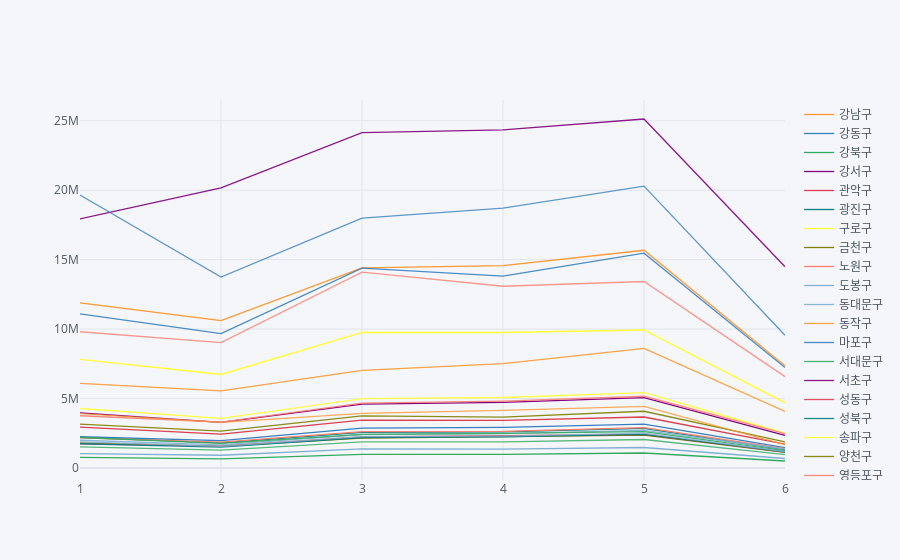

The notebook cell saved with this chart:
### Code cell
# x축 : 카드 사용 접수 월 > 1~6월
# y축 : 카드사용 월 별 각 구의 매출 발생 건수

card_gu_pivot2.iplot(kind='line')

### Figure 1 — Plotly figure (JSON) as saved in the notebook; plotly's stock layout.template omitted (floating-point values rounded to 4 significant figures)
{"data": [{"line": {"color": "rgba(255, 153, 51, 1.0)", "dash": "solid", "shape": "linear", "width": 1.3}, "mode": "lines", "name": "강남구", "text": "", "type": "scatter", "x": ["01", "02", "03", "04", "05", "06"], "y": [11890505, 10607989, 14399547, 14575330, 15673398, 7356048]}, {"line": {"color": "rgba(55, 128, 191, 1.0)", "dash": "solid", "shape": "linear", "width": 1.3}, "mode": "lines", "name": "강동구", "text": "", "type": "scatter", "x": ["01", "02", "03", "04", "05", "06"], "y": [2243566, 1958558, 2868228, 2912666, 3150215, 1457416]}, {"line": {"color": "rgba(50, 171, 96, 1.0)", "dash": "solid", "shape": "linear", "width": 1.3}, "mode": "lines", "name": "강북구", "text": "", "type": "scatter", "x": ["01", "02", "03", "04", "05", "06"], "y": [752969, 656233, 967828, 974359, 1073218, 496111]}, {"line": {"color": "rgba(128, 0, 128, 1.0)", "dash": "solid", "shape": "linear", "width": 1.3}, "mode": "lines", "name": "강서구", "text": "", "type": "scatter", "x": ["01", "02", "03", "04", "05", "06"], "y": [3957003, 3282732, 4587210, 4718057, 5054977, 2339074]}, {"line": {"color": "rgba(219, 64, 82, 1.0)", "dash": "solid", "shape": "linear", "width": 1.3}, "mode": "lines", "name": "관악구", "text": "", "type": "scatter", "x": ["01", "02", "03", "04", "05", "06"], "y": [2942820, 2437286, 3434597, 3428699, 3664304, 1710566]}, {"line": {"color": "rgba(0, 128, 128, 1.0)", "dash": "solid", "shape": "linear", "width": 1.3}, "mode": "lines", "name": "광진구", "text": "", "type": "scatter", "x": ["01", "02", "03", "04", "05", "06"], "y": [2202868, 1802197, 2560642, 2589655, 2843679, 1310243]}, {"line": {"color": "rgba(255, 255, 51, 1.0)", "dash": "solid", "shape": "linear", "width": 1.3}, "mode": "lines", "name": "구로구", "text": "", "type": "scatter", "x": ["01", "02", "03", "04", "05", "06"], "y": [7809806, 6727556, 9761422, 9750934, 9930268, 4686766]}, {"line": {"color": "rgba(128, 128, 0, 1.0)", "dash": "solid", "shape": "linear", "width": 1.3}, "mode": "lines", "name": "금천구", "text": "", "type": "scatter", "x": ["01", "02", "03", "04", "05", "06"], "y": [1796153, 1543124, 2150956, 2230436, 2352576, 1114226]}, {"line": {"color": "rgba(251, 128, 114, 1.0)", "dash": "solid", "shape": "linear", "width": 1.3}, "mode": "lines", "name": "노원구", "text": "", "type": "scatter", "x": ["01", "02", "03", "04", "05", "06"], "y": [2156370, 1849240, 2605530, 2633537, 2904848, 1378736]}, {"line": {"color": "rgba(128, 177, 211, 1.0)", "dash": "solid", "shape": "linear", "width": 1.3}, "mode": "lines", "name": "도봉구", "text": "", "type": "scatter", "x": ["01", "02", "03", "04", "05", "06"], "y": [1033066, 909526, 1362367, 1355207, 1467480, 675411]}, {"line": {"color": "rgba(128, 177, 211, 0.8999999999999999)", "dash": "solid", "shape": "linear", "width": 1.3}, "mode": "lines", "name": "동대문구", "text": "", "type": "scatter", "x": ["01", "02", "03", "04", "05", "06"], "y": [1991856, 1658273, 2403824, 2467867, 2705888, 1359551]}, {"line": {"color": "rgba(255, 153, 51, 0.8999999999999999)", "dash": "solid", "shape": "linear", "width": 1.3}, "mode": "lines", "name": "동작구", "text": "", "type": "scatter", "x": ["01", "02", "03", "04", "05", "06"], "y": [6091514, 5541803, 7019174, 7504950, 8611085, 4069164]}, {"line": {"color": "rgba(55, 128, 191, 0.8999999999999999)", "dash": "solid", "shape": "linear", "width": 1.3}, "mode": "lines", "name": "마포구", "text": "", "type": "scatter", "x": ["01", "02", "03", "04", "05", "06"], "y": [11091137, 9676940, 14393384, 13809745, 15461637, 7228312]}, {"line": {"color": "rgba(50, 171, 96, 0.8999999999999999)", "dash": "solid", "shape": "linear", "width": 1.3}, "mode": "lines", "name": "서대문구", "text": "", "type": "scatter", "x": ["01", "02", "03", "04", "05", "06"], "y": [2189729, 1758709, 2412544, 2482170, 2617205, 1238540]}, {"line": {"color": "rgba(128, 0, 128, 0.8999999999999999)", "dash": "solid", "shape": "linear", "width": 1.3}, "mode": "lines", "name": "서초구", "text": "", "type": "scatter", "x": ["01", "02", "03", "04", "05", "06"], "y": [17930517, 20173162, 24148384, 24340165, 25128902, 14483373]}, {"line": {"color": "rgba(219, 64, 82, 0.8999999999999999)", "dash": "solid", "shape": "linear", "width": 1.3}, "mode": "lines", "name": "성동구", "text": "", "type": "scatter", "x": ["01", "02", "03", "04", "05", "06"], "y": [1730482, 1571623, 2225794, 2305808, 2420898, 1133637]}, {"line": {"color": "rgba(0, 128, 128, 0.8999999999999999)", "dash": "solid", "shape": "linear", "width": 1.3}, "mode": "lines", "name": "성북구", "text": "", "type": "scatter", "x": ["01", "02", "03", "04", "05", "06"], "y": [1740131, 1498921, 2189270, 2227360, 2407502, 1151076]}, {"line": {"color": "rgba(255, 255, 51, 0.8999999999999999)", "dash": "solid", "shape": "linear", "width": 1.3}, "mode": "lines", "name": "송파구", "text": "", "type": "scatter", "x": ["01", "02", "03", "04", "05", "06"], "y": [4276690, 3573306, 4985424, 5067956, 5426361, 2493346]}, {"line": {"color": "rgba(128, 128, 0, 0.8999999999999999)", "dash": "solid", "shape": "linear", "width": 1.3}, "mode": "lines", "name": "양천구", "text": "", "type": "scatter", "x": ["01", "02", "03", "04", "05", "06"], "y": [3148920, 2650965, 3752071, 3658637, 4079727, 1870380]}, {"line": {"color": "rgba(251, 128, 114, 0.8999999999999999)", "dash": "solid", "shape": "linear", "width": 1.3}, "mode": "lines", "name": "영등포구", "text": "", "type": "scatter", "x": ["01", "02", "03", "04", "05", "06"], "y": [3754154, 3299758, 4667322, 4814450, 5159745, 2468033]}, {"line": {"color": "rgba(251, 128, 114, 0.7999999999999998)", "dash": "solid", "shape": "linear", "width": 1.3}, "mode": "lines", "name": "용산구", "text": "", "type": "scatter", "x": ["01", "02", "03", "04", "05", "06"], "y": [9806785, 9017602, 14099344, 13081286, 13426375, 6574644]}, {"line": {"color": "rgba(128, 177, 211, 0.7999999999999998)", "dash": "solid", "shape": "linear", "width": 1.3}, "mode": "lines", "name": "은평구", "text": "", "type": "scatter", "x": ["01", "02", "03", "04", "05", "06"], "y": [1879370, 1557559, 2255283, 2294725, 2508031, 1166036]}, {"line": {"color": "rgba(255, 153, 51, 0.7999999999999998)", "dash": "solid", "shape": "linear", "width": 1.3}, "mode": "lines", "name": "종로구", "text": "", "type": "scatter", "x": ["01", "02", "03", "04", "05", "06"], "y": [3903744, 3272043, 3922384, 4146742, 4427498, 1669751]}, {"line": {"color": "rgba(55, 128, 191, 0.7999999999999998)", "dash": "solid", "shape": "linear", "width": 1.3}, "mode": "lines", "name": "중구", "text": "", "type": "scatter", "x": ["01", "02", "03", "04", "05", "06"], "y": [19653014, 13740693, 17988601, 18707727, 20296394, 9549509]}, {"line": {"color": "rgba(50, 171, 96, 0.7999999999999998)", "dash": "solid", "shape": "linear", "width": 1.3}, "mode": "lines", "name": "중랑구", "text": "", "type": "scatter", "x": ["01", "02", "03", "04", "05", "06"], "y": [1508122, 1273891, 1878997, 1871258, 2045673, 948601]}], "layout": {"legend": {"bgcolor": "#F5F6F9", "font": {"color": "#4D5663"}}, "paper_bgcolor": "#F5F6F9", "plot_bgcolor": "#F5F6F9", "title": {"font": {"color": "#4D5663"}}, "xaxis": {"gridcolor": "#E1E5ED", "showgrid": true, "tickfont": {"color": "#4D5663"}, "title": {"font": {"color": "#4D5663"}, "text": ""}, "zerolinecolor": "#E1E5ED"}, "yaxis": {"gridcolor": "#E1E5ED", "showgrid": true, "tickfont": {"color": "#4D5663"}, "title": {"font": {"color": "#4D5663"}, "text": ""}, "zerolinecolor": "#E1E5ED"}}}
